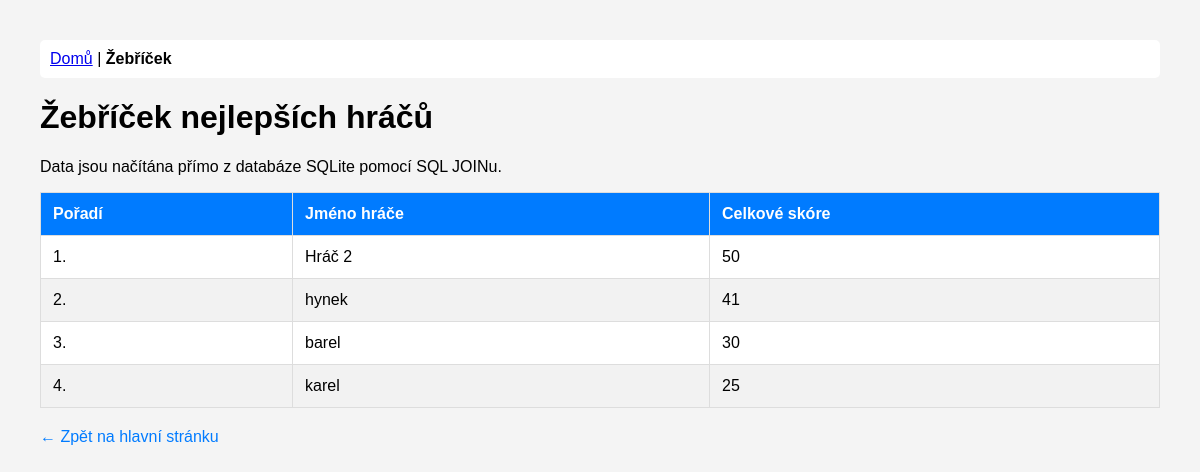
The page /zebricek on the database as committed earlier.
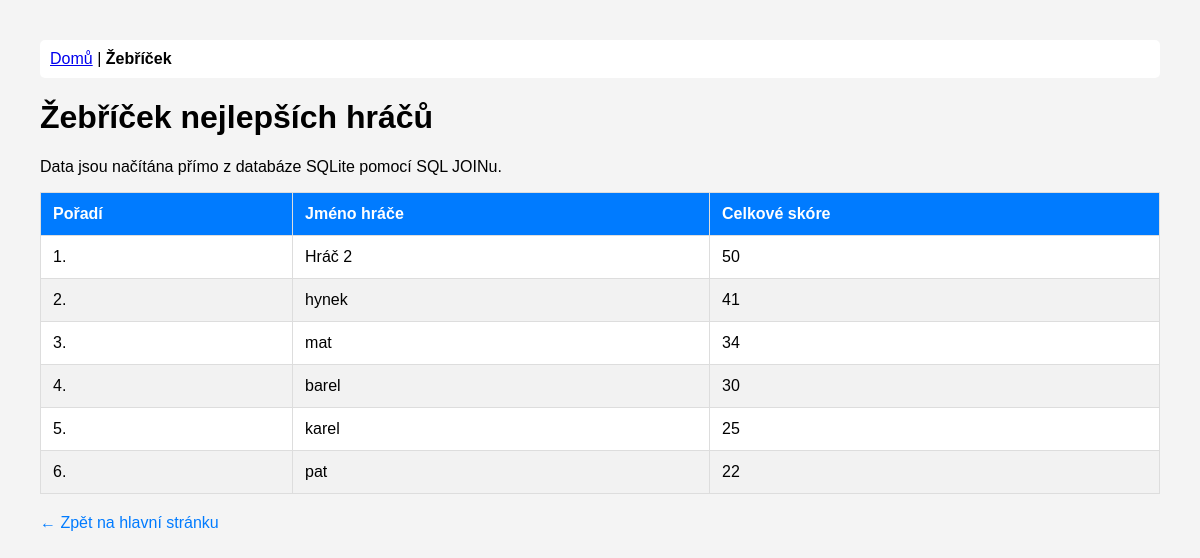
The same page on the database as committed later.
### tables this page shows
CREATE TABLE uzivatele (
    id INTEGER PRIMARY KEY AUTOINCREMENT,
    jmeno TEXT NOT NULL UNIQUE,
    email TEXT NOT NULL UNIQUE,
    heslo TEXT NOT NULL,
    role TEXT DEFAULT 'user'
);

### web/web_portal.py (the view)
@app.route('/zebricek')
def zebricek():
    try:
        hraci = get_leaderboard()
    except Exception as e:
        print(f"Chyba při čtení z DB: {e}")
        hraci = []
    return render_template('zebricek.html', hraci=hraci)

### database_local/db_manager_local.py (called while the page is built)
def get_leaderboard():
    conn = sqlite3.connect(DB_PATH)
    cursor = conn.cursor()
    query = """
        SELECT u.jmeno, SUM(uvz.skore) as celkem, u.id
        FROM uzivatele u
        JOIN ucast_v_zapasu uvz ON u.id = uvz.uzivatel_id
        GROUP BY u.id
        ORDER BY celkem DESC
    """
    cursor.execute(query)
    res = cursor.fetchall()
    conn.close()
    return res

### web/web_portal.py (called while the page is built)
@app.before_request
def check_session():
    if 'user' not in session:
        session['user'] = None
        session['is_admin'] = False

### web/templates/zebricek.html (shortened to what this page needs)
<!DOCTYPE html>
<html lang="cs">
<head>
</head>
<body>
    <nav>
        <a href="/">Domů</a> | <strong>Žebříček</strong>
    </nav>
    <h1>Žebříček nejlepších hráčů</h1>
    <p>Data jsou načítána přímo z databáze SQLite pomocí SQL JOINu.</p>
    <table>
        <thead>
            <tr>
                <th>Pořadí</th>
                <th>Jméno hráče</th>
                <th>Celkové skóre</th>
            </tr>
        </thead>
        <tbody>
            {% for hrac in hraci %}
            <tr>
                <td>{{ loop.index }}.</td>
                <td>{{ hrac[0] }}</td>
                <td>{{ hrac[1] }}</td>
            </tr>
            {% else %}
            <tr>
                <td colspan="{{ '4' if session.is_admin else '3' }}" style="text-align: center;">
                    Zatím žádná data v žebříčku nejsou.
                </td>
            </tr>
            {% endfor %}
        </tbody>
    </table>
    <a href="/" class="back-link">← Zpět na hlavní stránku</a>
</body>
</html>

### web/templates/zebricek.html (style rules this page uses)
body { font-family: sans-serif; margin: 40px; background-color: #f4f4f4; }
nav { margin-bottom: 20px; background: white; padding: 10px; border-radius: 5px; }
table { width: 100%; border-collapse: collapse; background: white; }
th, td { padding: 12px; border: 1px solid #ddd; text-align: left; }
th { background-color: #007bff; color: white; }
tr:nth-child(even) { background-color: #f2f2f2; }
.back-link { display: inline-block; margin-top: 20px; text-decoration: none; color: #007bff; }

Rows that differ between the two databases and show on the page:
added uzivatele: jmeno "mat", hrac "34"
added uzivatele: jmeno "pat", hrac "22"
